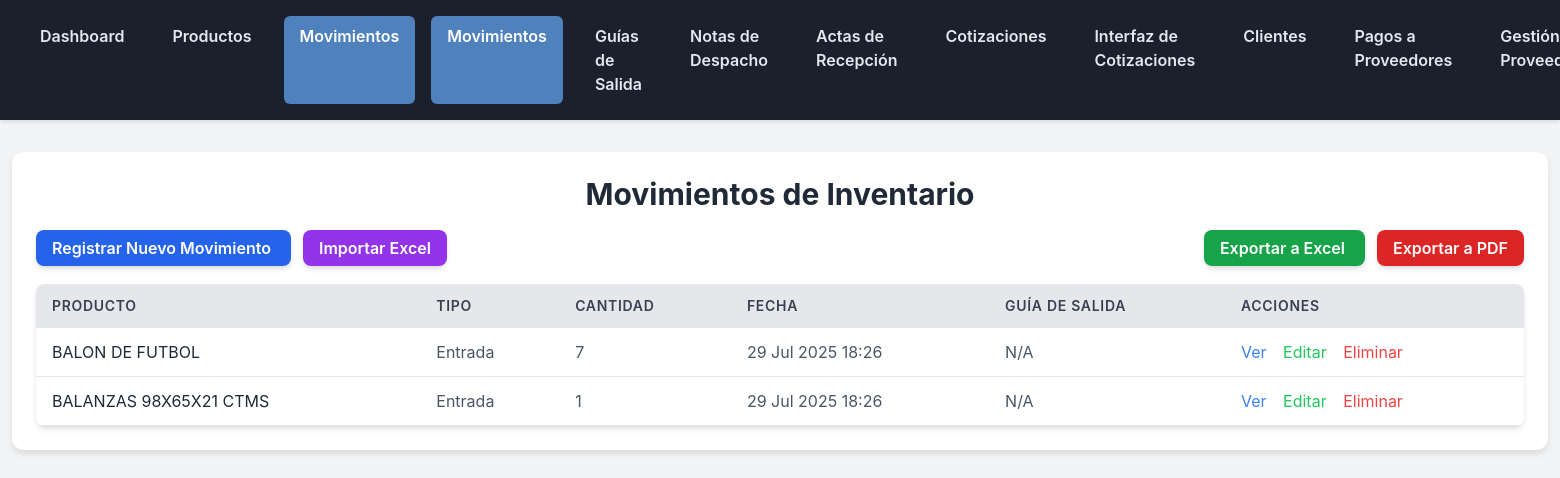
Page /inventario/movimientos/ (signed in) on the earlier database version.
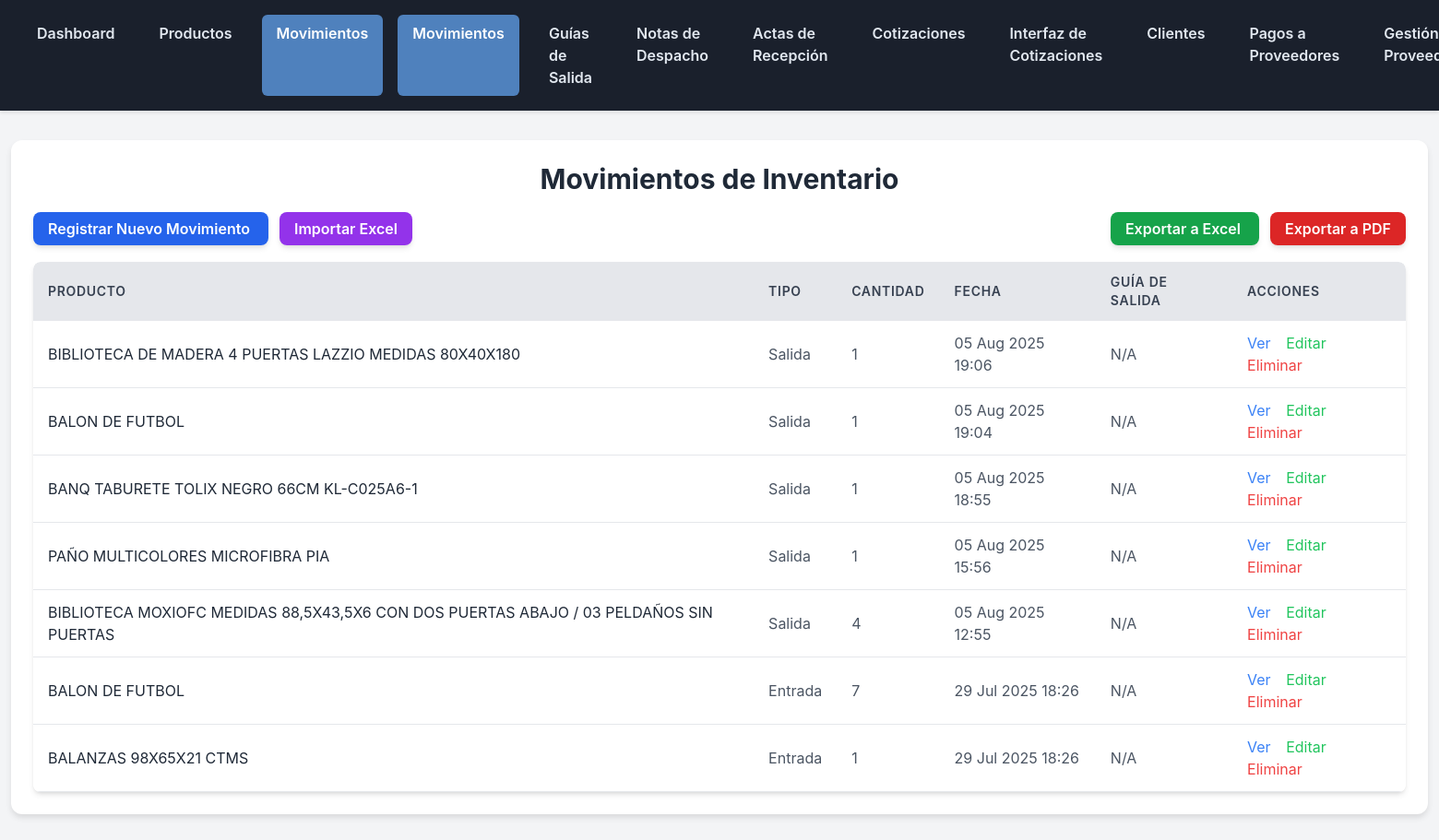
Same page on the later database version.
### inventario/models.py (models this page shows, shortened)
class Movimiento(models.Model):
    TIPO_MOVIMIENTO = (
        ('entrada', 'Entrada'),
        ('salida', 'Salida'),
    )
    producto = models.ForeignKey(
        Producto,
        on_delete=models.PROTECT,
        related_name='movimientos'
    )
    tipo = models.CharField(max_length=10, choices=TIPO_MOVIMIENTO, verbose_name="Tipo de Movimiento")
    cantidad = models.PositiveIntegerField(verbose_name="Cantidad")
    fecha = models.DateTimeField(auto_now_add=True, db_index=True, verbose_name="Fecha del Movimiento")
    descripcion = models.CharField(max_length=255, blank=True, verbose_name="Descripción/Motivo")
    guia_salida = models.ForeignKey(
        'GuiaSalida',
        on_delete=models.SET_NULL,
        null=True,
        blank=True,
        related_name='movimientos_agrupados',
        verbose_name="Guía de Salida Asociada"
    )
    acta_recepcion = models.ForeignKey(
        'ActaRecepcion',
        on_delete=models.SET_NULL,
        null=True,
        blank=True,
        related_name='movimientos_agrupados',
        verbose_name="Acta de Recepción Asociada"
    )
    class Meta:
        verbose_name = "Movimiento de Inventario"
        verbose_name_plural = "Movimientos de Inventario"

class Producto(models.Model):
    nombre = models.CharField(max_length=200, db_index=True, verbose_name="Nombre del Producto")
    descripcion = models.TextField(blank=True, verbose_name="Descripción")
    sku = models.CharField(max_length=100, unique=True, db_index=True, verbose_name="SKU (Código de Artículo)")
    cantidad = models.PositiveIntegerField(default=0, verbose_name="Cantidad en Stock")
    precio = models.DecimalField(max_digits=10, decimal_places=2, verbose_name="Precio")
    foto = models.ImageField(upload_to='productos_fotos/', null=True, blank=True)
    foto = models.ImageField(
        upload_to='product_photos/',
        blank=True,
        null=True,
        verbose_name="Foto Referencial"
    )
    unidad_medida = models.ForeignKey(UnidadMedida, on_delete=models.SET_NULL, null=True, blank=True, verbose_name="Unidad de Medida")
    proveedor = models.ForeignKey(Proveedor, on_delete=models.SET_NULL, null=True, blank=True, verbose_name="Proveedor Principal")
    almacen = models.ForeignKey(Almacen, on_delete=models.SET_NULL, null=True, blank=True, verbose_name="Almacén")
    stock_minimo = models.PositiveIntegerField(default=0, verbose_name="Stock Mínimo")
    marca = models.CharField(max_length=100, blank=True, verbose_name="Marca")
    modelo = models.CharField(max_length=100, blank=True, verbose_name="Modelo")
    fecha_creacion = models.DateTimeField(auto_now_add=True, verbose_name="Fecha de Creación")
    fecha_actualizacion = models.DateTimeField(auto_now=True, verbose_name="Fecha de Actualización")
    class Meta:
        verbose_name = "Producto"
        verbose_name_plural = "Productos"

### inventario/views.py (the view)
# urls.py: path('movimientos/', views.MovimientoListView.as_view(), name='movimiento_list'),
class MovimientoListView(LoginRequiredMixin, ListView):
    model = Movimiento
    template_name = 'inventario/movimiento_list.html'
    context_object_name = 'movimientos'
    ordering = ['-fecha']

### inventario/templates/inventario/movimiento_list.html (shortened to what this page needs)
{% extends 'inventario/base.html' %}
{% block content %}
<h1 class="text-3xl font-bold text-gray-800 mb-6 text-center">Movimientos de Inventario</h1>
<div class="flex justify-between items-center mb-6">
    <div>
        <a href="{% url 'inventario:movimiento_create' %}" class="bg-blue-600 hover:bg-blue-700 text-white font-semibold py-2 px-4 rounded-lg shadow-md transition duration-300 ease-in-out transform hover:scale-105 mr-3">
            Registrar Nuevo Movimiento
        </a>
        <a href="{% url 'inventario:import_movimientos_excel' %}" class="bg-purple-600 hover:bg-purple-700 text-white font-semibold py-2 px-4 rounded-lg shadow-md transition duration-300 ease-in-out transform hover:scale-105">
            Importar Excel
        </a>
    </div>
    <div>
        <a href="{% url 'inventario:export_movimientos_excel' %}" class="bg-green-600 hover:bg-green-700 text-white font-semibold py-2 px-4 rounded-lg shadow-md transition duration-300 ease-in-out transform hover:scale-105 mr-3">
            Exportar a Excel
        </a>
        <a href="{% url 'inventario:export_movimientos_pdf' %}" class="bg-red-600 hover:bg-red-700 text-white font-semibold py-2 px-4 rounded-lg shadow-md transition duration-300 ease-in-out transform hover:scale-105">
            Exportar a PDF
        </a>
    </div>
</div>
{% if movimientos %}
    <div class="overflow-x-auto rounded-lg shadow-md">
        <table class="min-w-full bg-white border-collapse">
            <thead class="bg-gray-200">
                <tr>
                    <th class="py-3 px-4 text-left text-sm font-semibold text-gray-700 uppercase tracking-wider rounded-tl-lg">Producto</th>
                    <th class="py-3 px-4 text-left text-sm font-semibold text-gray-700 uppercase tracking-wider">Tipo</th>
                    <th class="py-3 px-4 text-left text-sm font-semibold text-gray-700 uppercase tracking-wider">Cantidad</th>
                    <th class="py-3 px-4 text-left text-sm font-semibold text-gray-700 uppercase tracking-wider">Fecha</th>
                    <th class="py-3 px-4 text-left text-sm font-semibold text-gray-700 uppercase tracking-wider">Guía de Salida</th>
                    <th class="py-3 px-4 text-left text-sm font-semibold text-gray-700 uppercase tracking-wider rounded-tr-lg">Acciones</th>
                </tr>
            </thead>
            <tbody>
                {% for movimiento in movimientos %}
                    <tr class="border-b border-gray-200 hover:bg-gray-50">
                        <td class="py-3 px-4 text-gray-800">{{ movimiento.producto.nombre }}</td>
                        <td class="py-3 px-4 text-gray-600">{{ movimiento.get_tipo_display }}</td>
                        <td class="py-3 px-4 text-gray-600">{{ movimiento.cantidad }}</td>
                        <td class="py-3 px-4 text-gray-600">{{ movimiento.fecha|date:"d M Y H:i" }}</td>
                        <td class="py-3 px-4 text-gray-600">
                            {% if movimiento.guia_salida %}
                                <a href="{% url 'inventario:guia_salida_detail' movimiento.guia_salida.pk %}" class="text-blue-500 hover:text-blue-700">
                                    {{ movimiento.guia_salida.destinatario }}
                                </a>
                            {% else %}
                                N/A
                            {% endif %}
                        </td>
                        <td class="py-3 px-4">
                            <a href="{% url 'inventario:movimiento_detail' movimiento.pk %}" class="text-blue-500 hover:text-blue-700 mr-3">Ver</a>
                            <a href="{% url 'inventario:movimiento_update' movimiento.pk %}" class="text-green-500 hover:text-green-700 mr-3">Editar</a>
                            <a href="{% url 'inventario:movimiento_delete' movimiento.pk %}" class="text-red-500 hover:text-red-700">Eliminar</a>
                        </td>
                    </tr>
                {% endfor %}
            </tbody>
        </table>
    </div>
{% else %}
    <p class="text-center text-gray-600 text-lg">No hay movimientos registrados.</p>
{% endif %}
{% endblock %}

### inventario/templates/inventario/base.html (shortened to what this page needs)
<!DOCTYPE html>
<html lang="es">
<head>
    <script src="https://cdn.tailwindcss.com"></script>
</head>
<body>
    <nav class="navbar">
        <div class="flex space-x-4">
            {% if user.is_authenticated %}
                <a href="{% url 'inventario:dashboard' %}" {% if request.resolver_match.url_name == 'dashboard' %}class="active"{% endif %}>Dashboard</a>
                <a href="{% url 'inventario:product_list' %}" {% if 'product' in request.resolver_match.url_name %}class="active"{% endif %}>Productos</a>
                <a href="{% url 'inventario:movimiento_list' %}" {% if 'movimiento' in request.resolver_match.url_name %}class="active"{% endif %}>Movimientos</a>
                <a href="{% url 'inventario:movimiento_crear' %}" {% if 'movimiento' in request.resolver_match.url_name %}class="active"{% endif %}>Movimientos</a>
                <a href="{% url 'inventario:guia_salida_list' %}" {% if 'guia_salida' in request.resolver_match.url_name %}class="active"{% endif %}>Guías de Salida</a>
                <a href="{% url 'inventario:nota_despacho_list' %}" {% if 'nota_despacho' in request.resolver_match.url_name %}class="active"{% endif %}>Notas de Despacho</a>
                <a href="{% url 'inventario:acta_recepcion_list' %}" {% if 'acta_recepcion' in request.resolver_match.url_name %}class="active"{% endif %}>Actas de Recepción</a>
                <a href="{% url 'inventario:cotizacion_list' %}" {% if 'cotizacion' in request.resolver_match.url_name and 'interface' not in request.resolver_match.url_name %}class="active"{% endif %}>Cotizaciones</a>
                <a href="{% url 'inventario:cotizaciones_interface' %}" {% if request.resolver_match.url_name == 'cotizaciones_interface' %}class="active"{% endif %}>Interfaz de Cotizaciones</a>
                <a href="{% url 'inventario:cliente_list' %}" {% if 'cliente' in request.resolver_match.url_name %}class="active"{% endif %}>Clientes</a>
                <a href="{% url 'inventario:pago_proveedor_list' %}" {% if 'pago_proveedor' in request.resolver_match.url_name %}class="active"{% endif %}>Pagos a Proveedores</a>
                <a href="{% url 'inventario:proveedor_management_panel' %}" {% if request.resolver_match.url_name == 'proveedor_management_panel' %}class="active"{% endif %}>Gestión de Proveedores</a>
            {% endif %}
        </div>
    </nav>
    <div class="container">
        {% block content %}{% endblock %}
    </div>
</body>
</html>

### inventario/templates/inventario/base.html (style rules this page uses)
body { font-family: 'Inter', sans-serif; background-color: #f3f4f6; color: #333; }
.navbar { background-color: #1a202c; padding: 1rem 1.5rem; box-shadow: 0 2px 4px rgba(0, 0, 0, 0.1); display: flex; justify-content: space-between; align-items: center; }
.navbar a { color: #e2e8f0; text-decoration: none; font-weight: 600; padding: 0.5rem 1rem; border-radius: 0.375rem; transition: background-color 0.2s, color 0.2s; }
.navbar .active { background-color: #4F81BD; color: white; }
.container { max-width: 1200px; margin: 2rem auto; padding: 1.5rem; background-color: #fff; border-radius: 0.75rem; box-shadow: 0 4px 6px rgba(0, 0, 0, 0.1); }

Differences in the rows shown:
added Movimiento: producto.nombre "BIBLIOTECA DE MADERA 4 PUERTAS LAZZIO MEDIDAS 80X40X180", tipo "Salida", cantidad "1", fecha "05 Aug 2025 19:06", shows "N/A"
added Movimiento: producto.nombre "BALON DE FUTBOL", tipo "Salida", cantidad "1", fecha "05 Aug 2025 19:04", shows "N/A"
added Movimiento: producto.nombre "BANQ TABURETE TOLIX NEGRO 66CM KL-C025A6-1", tipo "Salida", cantidad "1", fecha "05 Aug 2025 18:55", shows "N/A"
added Movimiento: producto.nombre "PAÑO MULTICOLORES MICROFIBRA PIA", tipo "Salida", cantidad "1", fecha "05 Aug 2025 15:56", shows "N/A"
added Movimiento: producto.nombre "BIBLIOTECA MOXIOFC MEDIDAS 88,5X43,5X6 CON DOS PUERTAS ABAJO / 03 PELDAÑOS SIN PUERTAS", tipo "Salida", cantidad "4", fecha "05 Aug 2025 12:55", shows "N/A"
